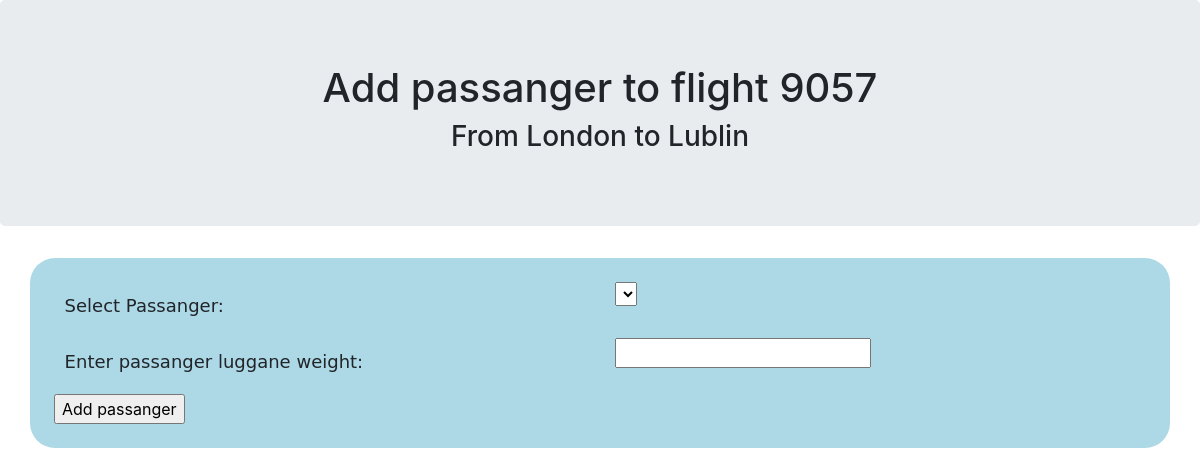
Screenshot of /airlinemanager/flights/9057/add_passanger_form/ (signed in) with the database file from the repository.
### flightmanager/models.py (models this page shows, shortened)
class Flight(models.Model):
    departure_date = models.DateTimeField()
    arrival_date = models.DateTimeField()
    departure_airport = models.CharField(max_length=20)
    arrival_airport = models.CharField(max_length=20)
    airplane = models.ForeignKey(Airplane, on_delete=models.CASCADE)
    crew = models.ForeignKey(Crew, on_delete=models.CASCADE, blank=True, null=True)

### flightmanager/views.py (the view)
# urls.py: path('flights/<int:flight_id>/add_passanger_form/', views.add_passanger_form, name='add_passanger_form'),
@login_required
def add_passanger_form(request, flight_id):
    flight = get_object_or_404(Flight, pk=flight_id)
    passangers = Passanger.objects.all()
    return render(request, 'flightmanager/add_passanger.html', {'flight': flight, 'passangers': passangers, 'validation_error': False})

### flightmanager/templates/flightmanager/add_passanger.html (shortened to what this page needs)
<!DOCTYPE html>
<html lang="en">
<head>
    <link rel="stylesheet" href="https://maxcdn.bootstrapcdn.com/bootstrap/4.1.0/css/bootstrap.min.css">
    {% load static %}
    <link rel="stylesheet" type="text/css" href="{% static 'flightmanager/add_passenger.css' %}" />
</head>
<body>
<div class="jumbotron text-center">
    <h1>Add passanger to flight {{ flight.id }}</h1>
    <h3>From {{ flight.departure_airport }} to {{ flight.arrival_airport }}</h3>
</div>
<div class="container" >
    <form id="add_user" action="{% url 'flightmanager:add_passanger' flight.id %}" method="post">
        <div class="row">
            <div class="col-sm-6">
                <label for="select">Select Passanger:</label>
            </div>
            <div class="col-sm-6">
                <select name="select" id="select" form="add_user">
                </select>
            </div>
            <div class="col-sm-6">
                <label for="luggage_weight">Enter passanger luggane weight:</label>
            </div>
            <div class="col-sm-6">
                <input name="luggage_weight" required="" id="luggage_weight" type="number">
            </div>
            <div class="col-sm-12">
                <input type="submit" id="add-passenger-button" value="Add passanger" />
            </div>
        </div>
    </form>
</div>
</body>
</html>

### flightmanager/static/flightmanager/add_passenger.css (style rules this page uses)
.container { background-color: lightblue; padding: 2%; border-radius: 25px; }
label { font-size: 18px; font-family: "DejaVu Sans"; padding: 2%; }

### rows the page displays
Flight: id "9057", departure_airport "London", arrival_airport "Lublin"
